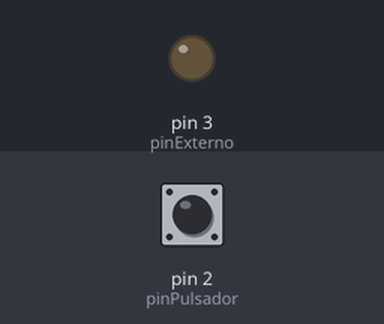
Recording of a sketch running on a simulated Arduino Uno, built with avr-gcc and run on an emulated ATmega328P. Shown: output pins drawn as LEDs (lit = HIGH). The inputs (shaded band) are chosen by the test bench; at power-on: pin 2 (pinPulsador) HIGH.

Above: at 8.4 s.
8.5 s: pin 2 (pinPulsador) pulled LOW for 0.2 s
At 9.48 s:
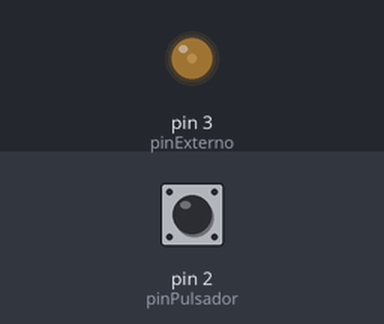
At 10.38 s:
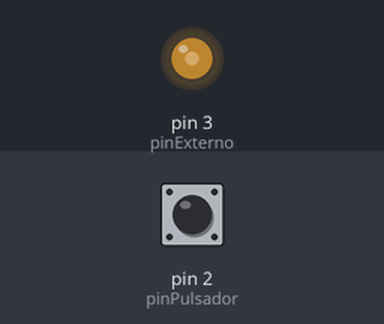
Timing chart, 0 to 17.7 s (numbered marks = the images above; inputs shaded):
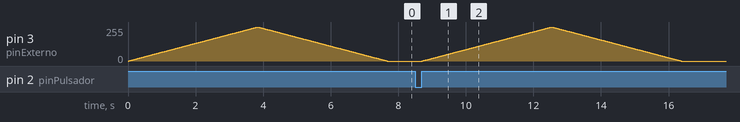

The sketch:

6_pulsador_led_ext_brillo_variante.ino
```cpp
//PULSADOR + LED INTERNO + POTENCIOMETRO
int pinExterno = 3;
int pinPulsador = 2;
int estado = LOW;
int brillo;

void setup() {
  pinMode(pinPulsador, INPUT);
  pinMode(pinExterno, OUTPUT);

}

void loop() {
  while(digitalRead(pinPulsador) == LOW){//Espero a que se encienda

  }
  estado = digitalRead(pinExterno);
  digitalWrite(pinExterno, !estado);

  for(brillo = 0; brillo < 256; brillo++){
    analogWrite(pinExterno, brillo);
    delay(15);
  }

  for(brillo = 255; (brillo >= 0); brillo--){
    analogWrite(pinExterno, brillo);
    delay(15);
  }

  while(digitalRead(pinPulsador) == HIGH){//Antirebote

  }
}
```

Measured:
- after the input at 8.5 s, pin 3 (pinExterno): rises from 0/255 to 255/255 in 3.8 s, then falls to 0/255 in 3.8 s
- by itself, pin 3 (pinExterno): rises from 0/255 to 255/255 in 3.8 s, then falls to 0/255 in 3.8 s
